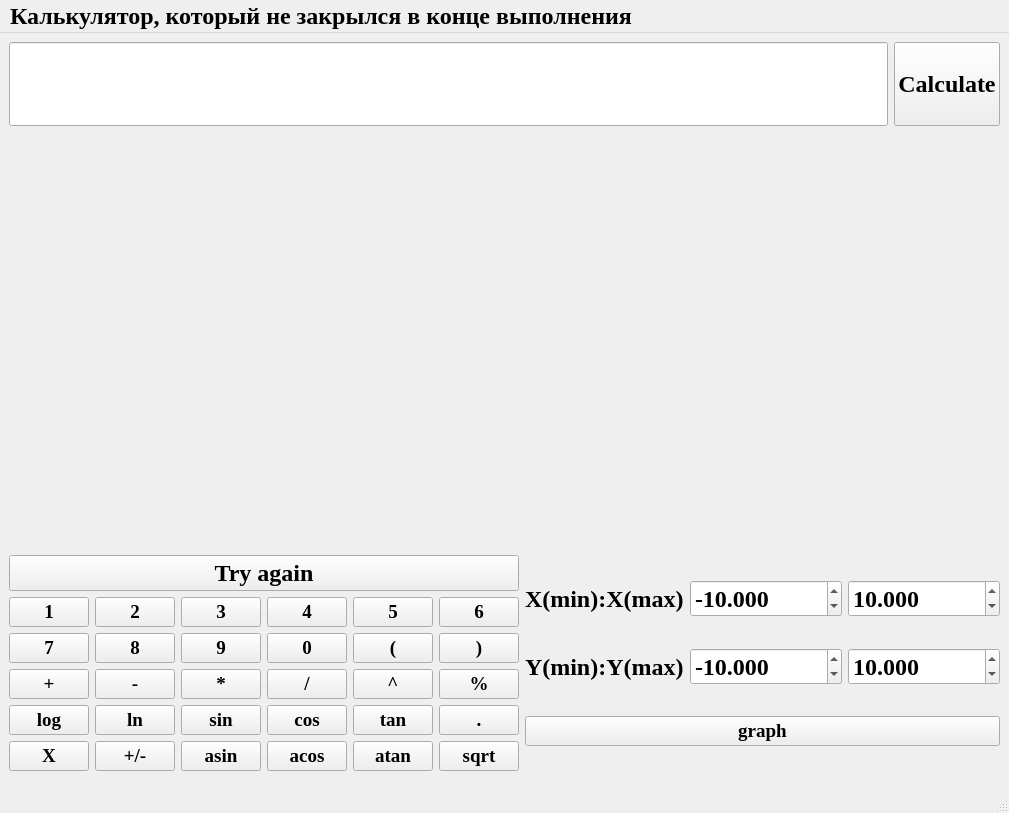
<?xml version="1.0" encoding="UTF-8"?>
<ui version="4.0">
 <class>MainWindow</class>
 <widget class="QMainWindow" name="MainWindow">
  <property name="windowModality">
   <enum>Qt::NonModal</enum>
  </property>
  <property name="enabled">
   <bool>true</bool>
  </property>
  <property name="geometry">
   <rect>
    <x>0</x>
    <y>0</y>
    <width>890</width>
    <height>813</height>
   </rect>
  </property>
  <property name="minimumSize">
   <size>
    <width>0</width>
    <height>0</height>
   </size>
  </property>
  <property name="maximumSize">
   <size>
    <width>16777215</width>
    <height>16777215</height>
   </size>
  </property>
  <property name="font">
   <font>
    <family>Times New Roman</family>
    <pointsize>18</pointsize>
    <bold>true</bold>
   </font>
  </property>
  <property name="windowTitle">
   <string>MainWindow</string>
  </property>
  <property name="styleSheet">
   <string notr="true"/>
  </property>
  <widget class="QWidget" name="centralwidget">
   <layout class="QVBoxLayout" name="verticalLayout_3" stretch="1,5,3">
    <item>
     <layout class="QHBoxLayout" name="horizontalLayout_5" stretch="3,1">
      <property name="sizeConstraint">
       <enum>QLayout::SetFixedSize</enum>
      </property>
      <item>
       <widget class="QLineEdit" name="lineEdit">
        <property name="enabled">
         <bool>true</bool>
        </property>
        <property name="sizePolicy">
         <sizepolicy hsizetype="Preferred" vsizetype="Preferred">
          <horstretch>0</horstretch>
          <verstretch>0</verstretch>
         </sizepolicy>
        </property>
        <property name="maximumSize">
         <size>
          <width>16777200</width>
          <height>16777215</height>
         </size>
        </property>
        <property name="font">
         <font>
          <family>Times New Roman</family>
          <pointsize>14</pointsize>
         </font>
        </property>
       </widget>
      </item>
      <item>
       <widget class="QPushButton" name="pushButton_calculate">
        <property name="sizePolicy">
         <sizepolicy hsizetype="Fixed" vsizetype="Preferred">
          <horstretch>0</horstretch>
          <verstretch>0</verstretch>
         </sizepolicy>
        </property>
        <property name="font">
         <font>
          <family>Times New Roman</family>
          <pointsize>18</pointsize>
          <bold>true</bold>
         </font>
        </property>
        <property name="text">
         <string>Calculate</string>
        </property>
        <property name="iconSize">
         <size>
          <width>16</width>
          <height>16</height>
         </size>
        </property>
       </widget>
      </item>
     </layout>
    </item>
    <item>
     <widget class="QCustomPlot" name="widget" native="true"/>
    </item>
    <item>
     <layout class="QHBoxLayout" name="horizontalLayout_6" stretch="3,0">
      <item>
       <layout class="QVBoxLayout" name="verticalLayout_2">
        <item>
         <widget class="QPushButton" name="pushButton_again">
          <property name="font">
           <font>
            <family>Times New Roman</family>
            <pointsize>18</pointsize>
            <bold>true</bold>
           </font>
          </property>
          <property name="text">
           <string>Try again</string>
          </property>
         </widget>
        </item>
        <item>
         <layout class="QGridLayout" name="gridLayout">
          <item row="0" column="1">
           <widget class="QPushButton" name="pushButton_1">
            <property name="font">
             <font>
              <family>Times New Roman</family>
              <pointsize>14</pointsize>
             </font>
            </property>
            <property name="text">
             <string>1</string>
            </property>
           </widget>
          </item>
          <item row="1" column="5">
           <widget class="QPushButton" name="pushButton_left_bracket">
            <property name="font">
             <font>
              <family>Times New Roman</family>
              <pointsize>14</pointsize>
             </font>
            </property>
            <property name="text">
             <string>(</string>
            </property>
           </widget>
          </item>
          <item row="4" column="5">
           <widget class="QPushButton" name="pushButton_atan">
            <property name="font">
             <font>
              <family>Times New Roman</family>
              <pointsize>14</pointsize>
             </font>
            </property>
            <property name="text">
             <string>atan</string>
            </property>
           </widget>
          </item>
          <item row="0" column="3">
           <widget class="QPushButton" name="pushButton_3">
            <property name="font">
             <font>
              <family>Times New Roman</family>
              <pointsize>14</pointsize>
             </font>
            </property>
            <property name="text">
             <string>3</string>
            </property>
           </widget>
          </item>
          <item row="2" column="2">
           <widget class="QPushButton" name="pushButton_minus">
            <property name="font">
             <font>
              <family>Times New Roman</family>
              <pointsize>14</pointsize>
             </font>
            </property>
            <property name="text">
             <string>-</string>
            </property>
           </widget>
          </item>
          <item row="3" column="1">
           <widget class="QPushButton" name="pushButton_log">
            <property name="font">
             <font>
              <family>Times New Roman</family>
              <pointsize>14</pointsize>
             </font>
            </property>
            <property name="text">
             <string>log</string>
            </property>
           </widget>
          </item>
          <item row="3" column="3">
           <widget class="QPushButton" name="pushButton_sin">
            <property name="font">
             <font>
              <family>Times New Roman</family>
              <pointsize>14</pointsize>
             </font>
            </property>
            <property name="text">
             <string>sin</string>
            </property>
           </widget>
          </item>
          <item row="4" column="2">
           <widget class="QPushButton" name="pushButton_plus_minus">
            <property name="font">
             <font>
              <family>Times New Roman</family>
              <pointsize>14</pointsize>
              <kerning>true</kerning>
             </font>
            </property>
            <property name="text">
             <string>+/-</string>
            </property>
           </widget>
          </item>
          <item row="0" column="6">
           <widget class="QPushButton" name="pushButton_6">
            <property name="font">
             <font>
              <family>Times New Roman</family>
              <pointsize>14</pointsize>
             </font>
            </property>
            <property name="text">
             <string>6</string>
            </property>
           </widget>
          </item>
          <item row="4" column="4">
           <widget class="QPushButton" name="pushButton_acos">
            <property name="font">
             <font>
              <family>Times New Roman</family>
              <pointsize>14</pointsize>
             </font>
            </property>
            <property name="text">
             <string>acos</string>
            </property>
           </widget>
          </item>
          <item row="3" column="4">
           <widget class="QPushButton" name="pushButton_cos">
            <property name="font">
             <font>
              <family>Times New Roman</family>
              <pointsize>14</pointsize>
             </font>
            </property>
            <property name="text">
             <string>cos</string>
            </property>
           </widget>
          </item>
          <item row="2" column="6">
           <widget class="QPushButton" name="pushButton_mod">
            <property name="font">
             <font>
              <family>Times New Roman</family>
              <pointsize>14</pointsize>
             </font>
            </property>
            <property name="text">
             <string>%</string>
            </property>
           </widget>
          </item>
          <item row="2" column="1">
           <widget class="QPushButton" name="pushButton_plus">
            <property name="font">
             <font>
              <family>Times New Roman</family>
              <pointsize>14</pointsize>
             </font>
            </property>
            <property name="text">
             <string>+</string>
            </property>
           </widget>
          </item>
          <item row="3" column="2">
           <widget class="QPushButton" name="pushButton_ln">
            <property name="font">
             <font>
              <family>Times New Roman</family>
              <pointsize>14</pointsize>
             </font>
            </property>
            <property name="text">
             <string>ln</string>
            </property>
           </widget>
          </item>
          <item row="0" column="4">
           <widget class="QPushButton" name="pushButton_4">
            <property name="font">
             <font>
              <family>Times New Roman</family>
              <pointsize>14</pointsize>
             </font>
            </property>
            <property name="text">
             <string>4</string>
            </property>
           </widget>
          </item>
          <item row="3" column="6">
           <widget class="QPushButton" name="pushButton_point">
            <property name="font">
             <font>
              <family>Times New Roman</family>
              <pointsize>14</pointsize>
             </font>
            </property>
            <property name="text">
             <string>.</string>
            </property>
           </widget>
          </item>
          <item row="4" column="3">
           <widget class="QPushButton" name="pushButton_asin">
            <property name="font">
             <font>
              <family>Times New Roman</family>
              <pointsize>14</pointsize>
             </font>
            </property>
            <property name="text">
             <string>asin</string>
            </property>
           </widget>
          </item>
          <item row="0" column="2">
           <widget class="QPushButton" name="pushButton_2">
            <property name="font">
             <font>
              <family>Times New Roman</family>
              <pointsize>14</pointsize>
             </font>
            </property>
            <property name="text">
             <string>2</string>
            </property>
           </widget>
          </item>
          <item row="1" column="4">
           <widget class="QPushButton" name="pushButton_0">
            <property name="font">
             <font>
              <family>Times New Roman</family>
              <pointsize>14</pointsize>
             </font>
            </property>
            <property name="text">
             <string>0</string>
            </property>
           </widget>
          </item>
          <item row="3" column="5">
           <widget class="QPushButton" name="pushButton_tan">
            <property name="font">
             <font>
              <family>Times New Roman</family>
              <pointsize>14</pointsize>
             </font>
            </property>
            <property name="text">
             <string>tan</string>
            </property>
           </widget>
          </item>
          <item row="2" column="4">
           <widget class="QPushButton" name="pushButton_div">
            <property name="font">
             <font>
              <family>Times New Roman</family>
              <pointsize>14</pointsize>
             </font>
            </property>
            <property name="text">
             <string>/</string>
            </property>
           </widget>
          </item>
          <item row="1" column="2">
           <widget class="QPushButton" name="pushButton_8">
            <property name="font">
             <font>
              <family>Times New Roman</family>
              <pointsize>14</pointsize>
             </font>
            </property>
            <property name="text">
             <string>8</string>
            </property>
           </widget>
          </item>
          <item row="1" column="1">
           <widget class="QPushButton" name="pushButton_7">
            <property name="font">
             <font>
              <family>Times New Roman</family>
              <pointsize>14</pointsize>
             </font>
            </property>
            <property name="text">
             <string>7</string>
            </property>
           </widget>
          </item>
          <item row="0" column="5">
           <widget class="QPushButton" name="pushButton_5">
            <property name="font">
             <font>
              <family>Times New Roman</family>
              <pointsize>14</pointsize>
             </font>
            </property>
            <property name="text">
             <string>5</string>
            </property>
           </widget>
          </item>
          <item row="1" column="6">
           <widget class="QPushButton" name="pushButton_right_bracket">
            <property name="font">
             <font>
              <family>Times New Roman</family>
              <pointsize>14</pointsize>
             </font>
            </property>
            <property name="text">
             <string>)</string>
            </property>
           </widget>
          </item>
          <item row="1" column="3">
           <widget class="QPushButton" name="pushButton_9">
            <property name="font">
             <font>
              <family>Times New Roman</family>
              <pointsize>14</pointsize>
             </font>
            </property>
            <property name="text">
             <string>9</string>
            </property>
           </widget>
          </item>
          <item row="2" column="3">
           <widget class="QPushButton" name="pushButton_mult">
            <property name="font">
             <font>
              <family>Times New Roman</family>
              <pointsize>14</pointsize>
             </font>
            </property>
            <property name="text">
             <string>*</string>
            </property>
           </widget>
          </item>
          <item row="2" column="5">
           <widget class="QPushButton" name="pushButton_pow">
            <property name="font">
             <font>
              <family>Times New Roman</family>
              <pointsize>14</pointsize>
             </font>
            </property>
            <property name="text">
             <string>^</string>
            </property>
           </widget>
          </item>
          <item row="4" column="6">
           <widget class="QPushButton" name="pushButton_sqrt">
            <property name="font">
             <font>
              <family>Times New Roman</family>
              <pointsize>14</pointsize>
             </font>
            </property>
            <property name="text">
             <string>sqrt</string>
            </property>
           </widget>
          </item>
          <item row="4" column="1">
           <widget class="QPushButton" name="pushButton_x">
            <property name="font">
             <font>
              <family>Times New Roman</family>
              <pointsize>14</pointsize>
             </font>
            </property>
            <property name="text">
             <string>X</string>
            </property>
            <property name="iconSize">
             <size>
              <width>100</width>
              <height>100</height>
             </size>
            </property>
           </widget>
          </item>
         </layout>
        </item>
       </layout>
      </item>
      <item>
       <layout class="QVBoxLayout" name="verticalLayout" stretch="1,1,2">
        <item>
         <layout class="QHBoxLayout" name="horizontalLayout_2">
          <item>
           <widget class="QLabel" name="label_4">
            <property name="text">
             <string>X(min):X(max)</string>
            </property>
           </widget>
          </item>
          <item>
           <widget class="QDoubleSpinBox" name="d_f_1">
            <property name="readOnly">
             <bool>false</bool>
            </property>
            <property name="specialValueText">
             <string/>
            </property>
            <property name="showGroupSeparator" stdset="0">
             <bool>false</bool>
            </property>
            <property name="decimals">
             <number>3</number>
            </property>
            <property name="minimum">
             <double>-1000000.000000000000000</double>
            </property>
            <property name="maximum">
             <double>1000000.000000000000000</double>
            </property>
            <property name="value">
             <double>-10.000000000000000</double>
            </property>
           </widget>
          </item>
          <item>
           <widget class="QDoubleSpinBox" name="d_f_2">
            <property name="decimals">
             <number>3</number>
            </property>
            <property name="minimum">
             <double>-1000000.000000000000000</double>
            </property>
            <property name="maximum">
             <double>1000000.000000000000000</double>
            </property>
            <property name="value">
             <double>10.000000000000000</double>
            </property>
           </widget>
          </item>
         </layout>
        </item>
        <item>
         <layout class="QHBoxLayout" name="horizontalLayout">
          <item>
           <widget class="QLabel" name="label_3">
            <property name="text">
             <string>Y(min):Y(max)</string>
            </property>
           </widget>
          </item>
          <item>
           <widget class="QDoubleSpinBox" name="e_f_1">
            <property name="decimals">
             <number>3</number>
            </property>
            <property name="minimum">
             <double>-1000000.000000000000000</double>
            </property>
            <property name="maximum">
             <double>1000000.000000000000000</double>
            </property>
            <property name="value">
             <double>-10.000000000000000</double>
            </property>
           </widget>
          </item>
          <item>
           <widget class="QDoubleSpinBox" name="e_f_2">
            <property name="decimals">
             <number>3</number>
            </property>
            <property name="minimum">
             <double>-1000000.000000000000000</double>
            </property>
            <property name="maximum">
             <double>1000000.000000000000000</double>
            </property>
            <property name="value">
             <double>10.000000000000000</double>
            </property>
           </widget>
          </item>
         </layout>
        </item>
        <item>
         <widget class="QPushButton" name="pushButton_graph">
          <property name="font">
           <font>
            <family>Times New Roman</family>
            <pointsize>14</pointsize>
           </font>
          </property>
          <property name="text">
           <string>graph</string>
          </property>
         </widget>
        </item>
       </layout>
      </item>
     </layout>
    </item>
   </layout>
  </widget>
  <widget class="QMenuBar" name="menubar">
   <property name="geometry">
    <rect>
     <x>0</x>
     <y>0</y>
     <width>890</width>
     <height>24</height>
    </rect>
   </property>
   <widget class="QMenu" name="menu">
    <property name="title">
     <string>Калькулятор, который не закрылся в конце выполнения</string>
    </property>
   </widget>
   <addaction name="menu"/>
  </widget>
  <widget class="QStatusBar" name="statusbar"/>
 </widget>
 <customwidgets>
  <customwidget>
   <class>QCustomPlot</class>
   <extends>QWidget</extends>
   <header>qcustomplot.h</header>
   <container>1</container>
  </customwidget>
 </customwidgets>
 <resources/>
 <connections/>
</ui>
